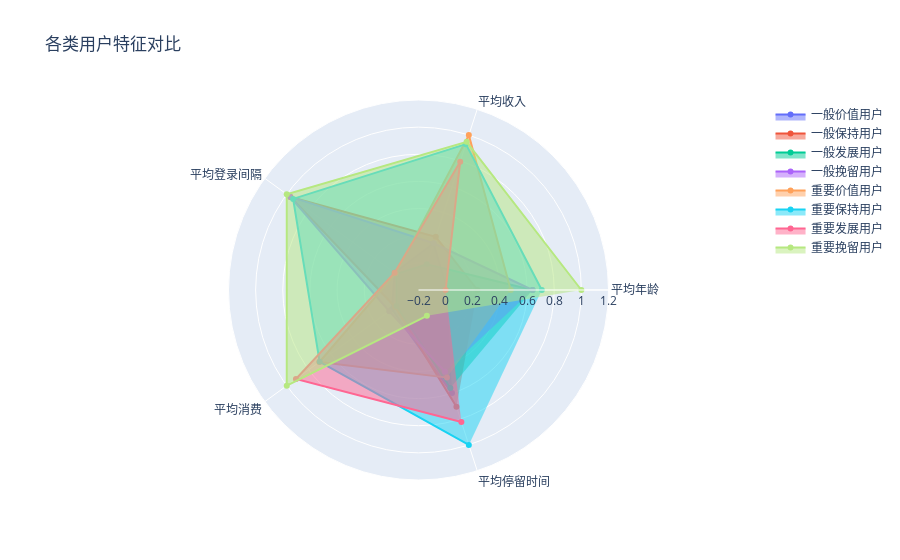

Notebook code for this chart:
### Markdown cell above
#### 用户画像雷达图

### Code cell
features = ['avg_age','avg_income','avg_log_gap','avg_total_spending','avg_time']

fig = go.Figure()

labels = ['平均年龄','平均收入','平均登录间隔','平均消费','平均停留时间']

scaler = MinMaxScaler()
scaled_data = scaler.fit_transform(profile[features])

for i in range(len(scaled_data)):
    data_tmp = scaled_data[i, :]
    x_data = np.concatenate((data_tmp, [data_tmp[0]]))
    fig.add_trace(go.Scatterpolar(
        r=x_data,
        theta=labels,
        fill='toself',
        name= profile.loc[i, 'user_category'],
    ))

# 设置图表布局和样式
fig.update_layout(
    polar=dict(
        radialaxis=dict(
            visible=True,
            range=[-0.2, 1.2]
        )
    ),
    showlegend=True,
    title='各类用户特征对比'
)

fig.show()

### Figure 1 — Plotly figure (JSON) as saved in the notebook; plotly's stock layout.template omitted (floating-point values rounded to 4 significant figures)
{"data": [{"fill": "toself", "name": "一般价值用户", "r": [0.0109, 0.1599, 0.01689, 0.04234, 0.5988, 0.0109], "theta": ["平均年龄", "平均收入", "平均登录间隔", "平均消费", "平均停留时间"], "type": "scatterpolar"}, {"fill": "toself", "name": "一般保持用户", "r": [0.2343, 0.2118, 0.9655, 0.01246, 0.7045, 0.2343], "theta": ["平均年龄", "平均收入", "平均登录间隔", "平均消费", "平均停留时间"], "type": "scatterpolar"}, {"fill": "toself", "name": "一般发展用户", "r": [0.6403, 0.0, 0.0, 0.0, 0.559, 0.6403], "theta": ["平均年龄", "平均收入", "平均登录间隔", "平均消费", "平均停留时间"], "type": "scatterpolar"}, {"fill": "toself", "name": "一般挽留用户", "r": [0.6403, 0.1623, 0.9703, 0.06655, 0.4336, 0.6403], "theta": ["平均年龄", "平均收入", "平均登录间隔", "平均消费", "平均停留时间"], "type": "scatterpolar"}, {"fill": "toself", "name": "重要价值用户", "r": [0.4796, 1.0, 0.008108, 0.7025, 0.4788, 0.4796], "theta": ["平均年龄", "平均收入", "平均登录间隔", "平均消费", "平均停留时间"], "type": "scatterpolar"}, {"fill": "toself", "name": "重要保持用户", "r": [0.7084, 0.9301, 0.9419, 0.7004, 1.0, 0.7084], "theta": ["平均年龄", "平均收入", "平均登录间隔", "平均消费", "平均停留时间"], "type": "scatterpolar"}, {"fill": "toself", "name": "重要发展用户", "r": [0.0, 0.7943, 0.01757, 0.9163, 0.8226, 0.0], "theta": ["平均年龄", "平均收入", "平均登录间隔", "平均消费", "平均停留时间"], "type": "scatterpolar"}, {"fill": "toself", "name": "重要挽留用户", "r": [1.0, 0.9479, 1.0, 1.0, 0.0, 1.0], "theta": ["平均年龄", "平均收入", "平均登录间隔", "平均消费", "平均停留时间"], "type": "scatterpolar"}], "layout": {"polar": {"radialaxis": {"visible": true, "range": [-0.2, 1.2]}}, "showlegend": true, "title": {"text": "各类用户特征对比"}}}
